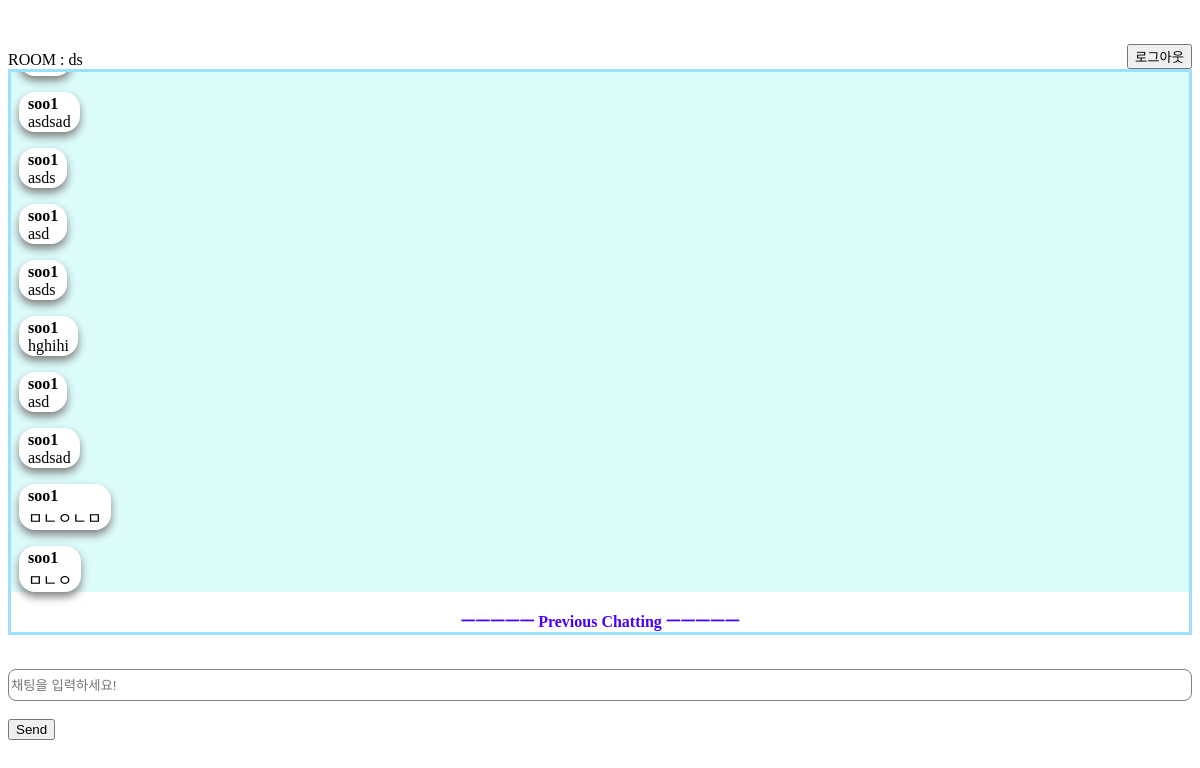
The page /room_chat/ds/ on the database its author committed.
### chats/models.py (models this page shows, shortened)
class ChatMessage(models.Model):
    user = models.ForeignKey(User, on_delete=models.CASCADE)
    room = models.ForeignKey(Room, on_delete=models.CASCADE, related_name="messages")
    content = models.TextField()

class User(AbstractBaseUser, PermissionsMixin):
    userID = models.CharField(max_length=50, unique = True)
    is_active = models.BooleanField(default=True)
    is_staff_user = models.BooleanField(default=False)
    is_superuser = models.BooleanField(default=False)
    objects = UserManger()
    USERNAME_FIELD = 'userID'
    class Meta:
        db_table = 'user'

### chats/views.py (the view)
# urls.py: path("room_chat/<str:name>/",room_chat,name = "room_chat"),
def room_chat(request, name):
    messages=ChatMessage.objects.filter(room=Room.objects.get(name=name))
    context = {
        'room_name' : name,
        'messages': messages,
        'room_name' : name,
    }
    return render(request, 'room_chat.html', context)

### templates/room_chat.html (shortened to what this page needs)
<div class="container">
    <div class="row">
        <div class="col-12">
            <br><br>
            <div class="alert alert-info" id="room_name" role="alert" style="display:flex; justify-content: space-between;
            align-items: flex-end;">
                <div style="display:flex;">ROOM : {{room_name}}</div>
                <a href="/accounts/logout/">
                <button type="button" class="btn">로그아웃</button>
                </a>
            </div>
            <form>
                <div class="form-group" id="scrollContainer" style="max-height: 35rem;
                overflow-y: scroll; border:0.2rem solid rgb(155, 225, 253);">
                    <div class="jumbotron" id="chatbox"
                    style="background-color:rgb(220, 251, 251);"
                    >
                    {% if messages %}
                    {% for message in messages %}
                        <div class="chatting" style="border: solid 0.1px rgba(255, 255, 255, 0);
                        display:flex; flex-direction: column;
                        margin:0rem 1rem 1rem 0.5rem;
                        width:fit-content;
                        padding: 0.125rem 0.5rem 0rem 0.5rem;
                        box-shadow: 0rem 0.3rem 0.5rem 0rem gray;
                        border-radius: 1rem;
                        background-color:rgb(255, 255, 255);
                        "><b >{{ message.user.userID }}</b> {{ message.content }}</div>
                        {% endfor %}
                    </div>
                    <div class="previousChatting"
                    style="display: flex; justify-content:center; font-family: Georgia ; font-weight:bold; color: rgb(72, 0, 255);
                    ">
                     ㅡㅡㅡㅡㅡ Previous Chatting ㅡㅡㅡㅡㅡ
                    </div>
                </div>
                {% else %}
                <div class="jumbotron" id="chatbox"> ddd</div>
                <b>아직 메세지가 없습니다~</b>
                    {% endif %}
                </div>
                <br/>
                <div class="form-group">
                    <input class="form-control"
                    style="width: 100%; height:2rem; border:solid 0.1px gray; border-radius:0.5rem;"
                    placeholder="채팅을 입력하세요!" id="my_input" type="text" required></br>
                </div>
                <br/>
                <input class="btn btn-primary btn-lg btn-block" id="submit_button" type="button" onClick="sendChat()" value="Send">
        </div>
    </div>

### rows shown on the page
ChatMessage: user.userID "soo1", content "asdsad"
ChatMessage: user.userID "soo1", content "asds"
ChatMessage: user.userID "soo1", content "asd"
ChatMessage: user.userID "soo1", content "asds"
ChatMessage: user.userID "soo1", content "hghihi"
ChatMessage: user.userID "soo1", content "asd"
ChatMessage: user.userID "soo1", content "asdsad"
ChatMessage: user.userID "soo1", content "ㅁㄴㅇㄴㅁ"
ChatMessage: user.userID "soo1", content "ㅁㄴㅇ"

### other values the page prints
{{ room_name }} "ds"
